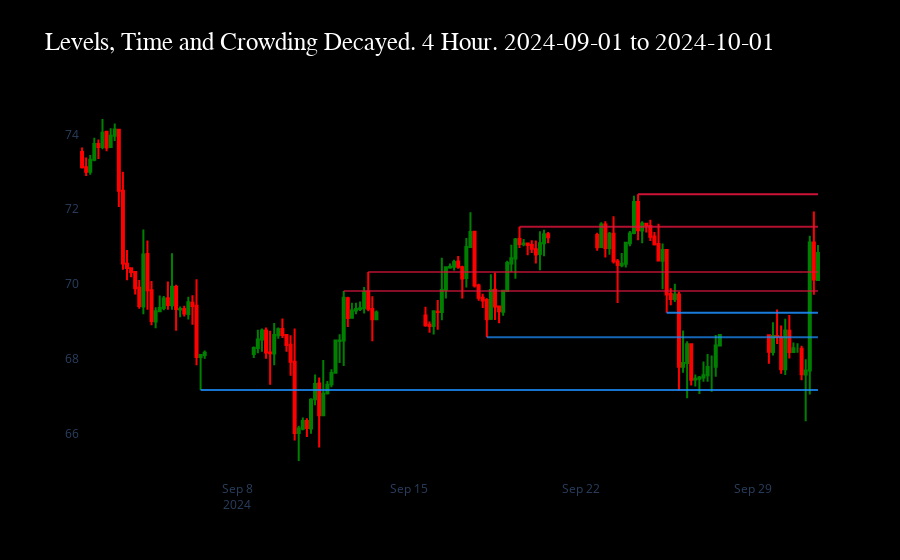

Notebook code for this chart:
### Code cell
import pandas as pd
import numpy as np
import plotly.graph_objects as go

window = 1.5         # price window for crowding (+/- window)

# 4H levels on last month of data (standalone pipeline)
# Uses existing support/resistance functions; does not alter global start/end.

# Prepare 4h bars
_df = df.copy()
_df['datetime'] = pd.to_datetime(_df['datetime'])
_df = _df.set_index('datetime').sort_index()
df_4h = _df.resample('4h').agg({'open':'first','high':'max','low':'min','close':'last','volume':'sum'}).dropna().reset_index()

# Last month slice
earliest = df_4h['datetime'].min()
cutoff = earliest + pd.Timedelta(days=30)
df_h = df_4h[df_4h['datetime'] <= cutoff].reset_index(drop=True)
start_h, end_h = 0, len(df_h)

# Run support/resistance on 4h slice
sr = []
n1, n2 = 4, 2
for row in range(n1, len(df_h) - n2):
    if support(df_h, row, n1, n2):
        sr.append((row, df_h.low[row], 1))
    if resistance(df_h, row, n1, n2):
        sr.append((row, df_h.high[row], 2))

# Collapse nearby levels
plotlist1_4h = [x[1] for x in sr if x[2] == 1]
plotlist2_4h = [x[1] for x in sr if x[2] == 2]
plotlist1_4h.sort(); plotlist2_4h.sort()

for i in range(1,len(plotlist1_4h)):
    if(i>=len(plotlist1_4h)):
        break
    if abs(plotlist1_4h[i]-plotlist1_4h[i-1]) <= collapse_thresh: # Reuses same collapse Thresh
        # Keep more conservative level.
        if plotlist1_4h[i] < plotlist1_4h[i-1]:
            plotlist1_4h.pop(i-1)
        else:
            plotlist1_4h.pop(i)

for i in range(1,len(plotlist2_4h)):
    if(i>=len(plotlist2_4h)):
        break
    if abs(plotlist2_4h[i]-plotlist2_4h[i-1]) <= collapse_thresh:
        if plotlist2_4h[i] > plotlist2_4h[i-1]:
            plotlist2_4h.pop(i-1)
        else:
            plotlist2_4h.pop(i)

# Separate supports/resistances (post-collapse, keep original rows)
ss = [(r, y) for r, y, t in sr if t == 1]
rr = [(r, y) for r, y, t in sr if t == 2]

# Time-decayed opacity with crowding; each line starts at its level candle
last_time = df_h['datetime'].max()
first_time = df_h['datetime'].min()
span_sec = max((last_time - first_time).total_seconds(), 1)
all_levels = [lvl for _, lvl in ss + rr]
row_to_time = {i: df_h['datetime'].iloc[i] for i in range(len(df_h))}

ss_strengths = time_decay_levels(ss)
rr_strengths = time_decay_levels(rr)

fig = go.Figure(data=[go.Candlestick(
    x=df_h['datetime'],
    open=df_h['open'], high=df_h['high'], low=df_h['low'], close=df_h['close'],
    increasing_line_color='green', decreasing_line_color='red'
)])

x_end = df_h['datetime'].max()

for _, level, strength, t0 in ss_strengths:
    fig.add_shape(
        type='line', xref='x', yref='y',
        x0=t0, x1=x_end, y0=level, y1=level,
        line=dict(color='rgb(30,144,255)', width=2),
        opacity=strength,
    )

for _, level, strength, t0 in rr_strengths:
    fig.add_shape(
        type='line', xref='x', yref='y',
        x0=t0, x1=x_end, y0=level, y1=level,
        line=dict(color='rgb(220,20,60)', width=2),
        opacity=strength,
    )

fig.update_layout(
    showlegend=False,
    xaxis_rangeslider_visible=False,
    xaxis=dict(showgrid=False),
    yaxis=dict(showgrid=False),
    paper_bgcolor='black',
    plot_bgcolor='black',
    title=dict(text=f'Levels, Time and Crowding Decayed. 4 Hour. {first_time.date()} to {last_time.date()}',
    font=dict(color='white', size=25, family='Cascadia Black'))
)

fig.show()

### Figure 1 — Plotly figure (JSON) as saved in the notebook; plotly's stock layout.template omitted (floating-point values rounded to 4 significant figures; data arrays with more than 128 entries replaced by an {"elided": "..."} marker saying what was removed)
{"data": [{"close": {"elided": "137 float values"}, "decreasing": {"line": {"color": "red"}}, "high": {"elided": "137 float values"}, "increasing": {"line": {"color": "green"}}, "low": {"elided": "137 float values"}, "open": {"elided": "137 float values"}, "type": "candlestick", "x": {"elided": "137 str values"}}], "layout": {"paper_bgcolor": "black", "plot_bgcolor": "black", "shapes": [{"line": {"color": "rgb(30,144,255)", "width": 2}, "opacity": 0.8108, "type": "line", "x0": "2024-09-06T12:00:00", "x1": "2024-10-01T16:00:00", "xref": "x", "y0": 67.17, "y1": 67.17, "yref": "y"}, {"line": {"color": "rgb(30,144,255)", "width": 2}, "opacity": 0.7136, "type": "line", "x0": "2024-09-18T04:00:00", "x1": "2024-10-01T16:00:00", "xref": "x", "y0": 68.58, "y1": 68.58, "yref": "y"}, {"line": {"color": "rgb(30,144,255)", "width": 2}, "opacity": 0.8571, "type": "line", "x0": "2024-09-25T12:00:00", "x1": "2024-10-01T16:00:00", "xref": "x", "y0": 69.23, "y1": 69.23, "yref": "y"}, {"line": {"color": "rgb(220,20,60)", "width": 2}, "opacity": 0.6167, "type": "line", "x0": "2024-09-12T08:00:00", "x1": "2024-10-01T16:00:00", "xref": "x", "y0": 69.81, "y1": 69.81, "yref": "y"}, {"line": {"color": "rgb(220,20,60)", "width": 2}, "opacity": 0.6323, "type": "line", "x0": "2024-09-13T08:00:00", "x1": "2024-10-01T16:00:00", "xref": "x", "y0": 70.32, "y1": 70.32, "yref": "y"}, {"line": {"color": "rgb(220,20,60)", "width": 2}, "opacity": 0.8165, "type": "line", "x0": "2024-09-19T12:00:00", "x1": "2024-10-01T16:00:00", "xref": "x", "y0": 71.53, "y1": 71.53, "yref": "y"}, {"line": {"color": "rgb(220,20,60)", "width": 2}, "opacity": 0.9407, "type": "line", "x0": "2024-09-24T08:00:00", "x1": "2024-10-01T16:00:00", "xref": "x", "y0": 72.4, "y1": 72.4, "yref": "y"}], "showlegend": false, "title": {"font": {"color": "white", "family": "Cascadia Black", "size": 25}, "text": "Levels, Time and Crowding Decayed. 4 Hour. 2024-09-01 to 2024-10-01"}, "xaxis": {"rangeslider": {"visible": false}, "showgrid": false}, "yaxis": {"showgrid": false}}}
